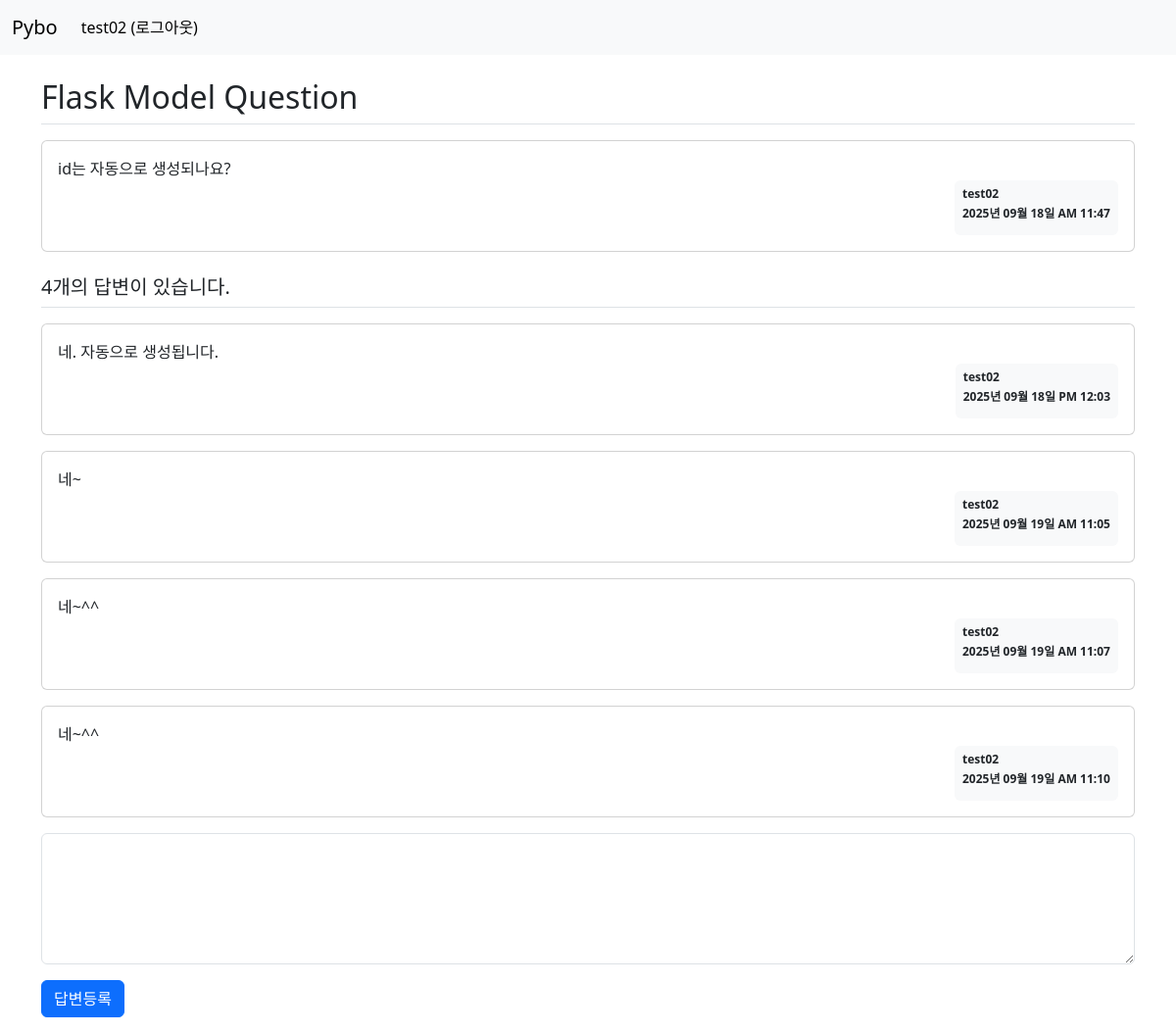
The page /question/detail/2 (signed in) on the database its author committed.
### pybo/models.py (models this page shows)
class User(db.Model):
    id = db.Column(db.Integer, primary_key=True)
    username = db.Column(db.String(150), unique=True, nullable=False)
    password = db.Column(db.String(200), nullable=False)
    email = db.Column(db.String(120), unique=True, nullable=False)

class Question(db.Model):
    id = db.Column(db.Integer, primary_key=True)
    subject = db.Column(db.String(200), nullable=False)
    content = db.Column(db.Text(), nullable=False)
    create_date = db.Column(db.DateTime(), nullable=False)
    user_id = db.Column(db.Integer, db.ForeignKey('user.id', ondelete='CASCADE'),
                        nullable=False)
    user = db.relationship('User', backref=db.backref('question_set'))

class Answer(db.Model):
    id = db.Column(db.Integer, primary_key=True)
    question_id = db.Column(db.Integer, db.ForeignKey('question.id', ondelete='CASCADE'))
    question = db.relationship(Question, backref=db.backref('answer_set'))
    content = db.Column(db.Text(), nullable=False)
    create_date = db.Column(db.DateTime(), nullable=False)
    user_id = db.Column(db.Integer, db.ForeignKey('user.id', ondelete='CASCADE'),
                        nullable=False)
    user = db.relationship('User', backref=db.backref('answer_set'))

### pybo/views/question_views.py (the view)
@bp.route('/detail/<int:question_id>')
def detail(question_id):
    form = AnswerForm()  # 질문 상세 템플릿에 답변 폼 추가
    question = Question.query.get_or_404(question_id)
    return render_template('question/question_detail.html', question=question, form=form)

### pybo/forms.py
class AnswerForm(FlaskForm):
    content = TextAreaField('내용', validators=[DataRequired('내용은 필수입력 항목입니다.')])

### pybo/filter.py (called while the page is built)
def format_datetime(value, fmt='%Y년 %m월 %d일 %p %I:%M'):
    return value.strftime(fmt)

### pybo/views/auth_views.py (called while the page is built)
@bp.before_app_request
def load_logged_in_user():
    user_id = session.get('user_id')
    if user_id is None:
        g.user = None
    else:
        g.user = User.query.get(int(user_id))

### pybo/templates/question/question_detail.html (shortened to what this page needs)
{% extends 'base.html' %}
{% block content %}
<div class="container my-3">
    <h2 class="border-bottom py-2">{{ question.subject }}</h2>
    <div class="card my-3">
        <div class="card-body">
            <div class="card-text">
                {{ question.content }}
            </div>
            <div class="d-flex justify-content-end">
                <div class="badge bg-light text-dark p-2 text-start">
                    <p class="mb-2">{{ question.user.username }}</p>
                    <p class="mb-2">{{ question.create_date|datetime }}</p>
                </div>
            </div>
        </div>
    </div>
    <h5 class="border-bottom my-3 py-2">{{ question.answer_set|length }}개의 답변이 있습니다.</h5>
    {% for answer in question.answer_set %}
    <div class="card my-3">
        <div class="card-body">
            <div class="card-text">{{ answer.content }}</div>
            <div class="d-flex justify-content-end">
                <div class="badge bg-light text-dark p-2 text-start">
                    <p class="mb-2">{{ answer.user.username }}</p>
                    <p class="mb-2">{{ answer.create_date|datetime }}</p>
                </div>
            </div>
        </div>
    </div>
    {% endfor %}
    <form action="{{ url_for('answer.create', question_id=question.id) }}" method="post">
        <textarea class="form-control" name="content" id="content" rows="5"
            {% if not g.user %} disabled {% endif %}></textarea>
        <button type="submit" class="btn btn-primary mt-3"
            {% if not g.user %} disabled {% endif %}>답변등록</button>
    </form>
</div>
{% endblock %}

### pybo/templates/navbar.html (shortened to what this page needs)
<nav class="navbar navbar-expand-sm bg-body-tertiary">
    <div class="container-fluid">
        <a class="navbar-brand" href="{{ url_for('main.index') }}">Pybo</a>
        <div class="collapse navbar-collapse" id="navbarTogglerDemo02">
            {% if g.user %}
            <ul class="navbar-nav me-auto mb-2 mb-lg-0">
                <li class="nav-item">
                    <a class="nav-link active" aria-current="page"
                       href="{{ url_for('auth.logout') }}">{{ g.user.username }} (로그아웃)</a>
                </li>
            </ul>
            {% endif %}
        </div>
    </div>
</nav>

### pybo/static/style.css (style rules this page uses)
textarea { width:100%; }
button[type='submit'] { margin-top: 10px; }

### rows shown on the page
User: user.username "test02"
Question: subject "Flask Model Question", content "id는 자동으로 생성되나요?", create_date "2025년 09월 18일 AM 11:47"
Answer: content "네. 자동으로 생성됩니다.", user.username "test02", create_date "2025년 09월 18일 PM 12:03"
Answer: content "네~", user.username "test02", create_date "2025년 09월 19일 AM 11:05"
Answer: content "네~^^", user.username "test02", create_date "2025년 09월 19일 AM 11:07"
Answer: content "네~^^", user.username "test02", create_date "2025년 09월 19일 AM 11:10"

### other values the page prints
{{ question.answer_set|length }} "4"
